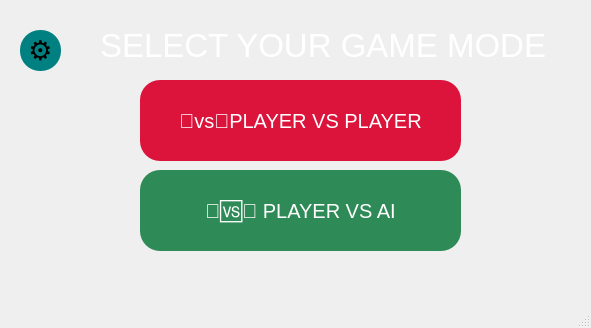
<?xml version="1.0" encoding="UTF-8"?>
<ui version="4.0">
 <class>GameModeWindow</class>
 <widget class="QMainWindow" name="GameModeWindow">
  <property name="geometry">
   <rect>
    <x>0</x>
    <y>0</y>
    <width>591</width>
    <height>328</height>
   </rect>
  </property>
  <property name="windowTitle">
   <string>MainWindow</string>
  </property>
  <property name="styleSheet">
   <string notr="true">QMainWindow {
background-image: url(:/image/4599316.jpg);
}</string>
  </property>
  <widget class="QWidget" name="centralwidget">
   <widget class="QPushButton" name="settingButton">
    <property name="geometry">
     <rect>
      <x>20</x>
      <y>30</y>
      <width>41</width>
      <height>41</height>
     </rect>
    </property>
    <property name="font">
     <font>
      <pointsize>20</pointsize>
     </font>
    </property>
    <property name="cursor">
     <cursorShape>PointingHandCursor</cursorShape>
    </property>
    <property name="styleSheet">
     <string notr="true">QPushButton{
background-color:teal;
border-radius:20px;
}</string>
    </property>
    <property name="text">
     <string>⚙</string>
    </property>
   </widget>
   <widget class="QPushButton" name="playerVsPlayer">
    <property name="geometry">
     <rect>
      <x>140</x>
      <y>80</y>
      <width>321</width>
      <height>81</height>
     </rect>
    </property>
    <property name="font">
     <font>
      <pointsize>15</pointsize>
     </font>
    </property>
    <property name="cursor">
     <cursorShape>PointingHandCursor</cursorShape>
    </property>
    <property name="styleSheet">
     <string notr="true">QPushButton{
background-color:Crimson;
color:white;
border-radius:20px;
}</string>
    </property>
    <property name="text">
     <string>👤vs👤PLAYER VS PLAYER</string>
    </property>
   </widget>
   <widget class="QPushButton" name="playerVsAI">
    <property name="geometry">
     <rect>
      <x>140</x>
      <y>170</y>
      <width>321</width>
      <height>81</height>
     </rect>
    </property>
    <property name="font">
     <font>
      <pointsize>15</pointsize>
     </font>
    </property>
    <property name="cursor">
     <cursorShape>PointingHandCursor</cursorShape>
    </property>
    <property name="styleSheet">
     <string notr="true">QPushButton{
background-color:SeaGreen;
color:white;
border-radius:20px;
}</string>
    </property>
    <property name="text">
     <string>👤🆚🤖 PLAYER VS AI</string>
    </property>
   </widget>
   <widget class="QLabel" name="label">
    <property name="geometry">
     <rect>
      <x>100</x>
      <y>10</y>
      <width>521</width>
      <height>71</height>
     </rect>
    </property>
    <property name="font">
     <font>
      <pointsize>25</pointsize>
     </font>
    </property>
    <property name="styleSheet">
     <string notr="true">QLabel{
color:white
}</string>
    </property>
    <property name="text">
     <string>SELECT YOUR GAME MODE</string>
    </property>
   </widget>
  </widget>
  <widget class="QMenuBar" name="menubar">
   <property name="geometry">
    <rect>
     <x>0</x>
     <y>0</y>
     <width>591</width>
     <height>26</height>
    </rect>
   </property>
  </widget>
  <widget class="QStatusBar" name="statusbar"/>
 </widget>
 <resources/>
 <connections/>
</ui>
